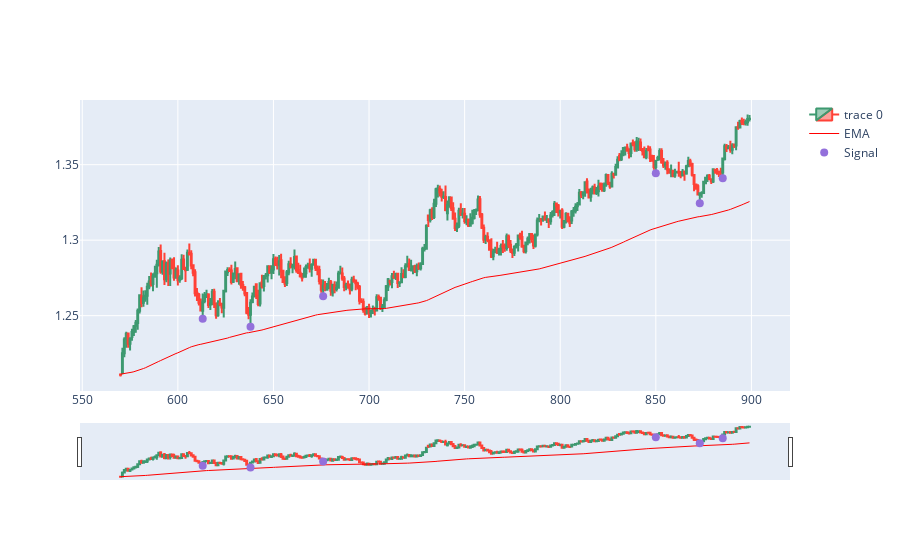

The notebook cell saved with this chart:
### Code cell
import plotly.graph_objects as go
from plotly.subplots import make_subplots
from datetime import datetime

dfpl = df[570:900]

fig = go.Figure(data=[go.Candlestick(x=dfpl.index,
                open=dfpl['Open'],
                high=dfpl['High'],
                low=dfpl['Low'],
                close=dfpl['Close']),
                go.Scatter(x=dfpl.index, y=dfpl.EMA, line=dict(color='red', width=1), name="EMA")])

fig.add_scatter(x=dfpl.index, y=dfpl['pointpos'], mode="markers",
                marker=dict(size=8, color="MediumPurple"),
                name="Signal")
fig.show()

### Figure 1 — Plotly figure (JSON) as saved in the notebook; plotly's stock layout.template omitted (floating-point values rounded to 4 significant figures; data arrays with more than 128 entries replaced by an {"elided": "..."} marker saying what was removed)
{"data": [{"close": {"elided": "330 float values"}, "high": {"elided": "330 float values"}, "low": {"elided": "330 float values"}, "open": {"elided": "330 float values"}, "type": "candlestick", "x": {"elided": "330 int values"}}, {"line": {"color": "red", "width": 1}, "name": "EMA", "type": "scatter", "x": {"elided": "330 int values"}, "y": {"elided": "330 float values"}}, {"marker": {"color": "MediumPurple", "size": 8}, "mode": "markers", "name": "Signal", "type": "scatter", "x": {"elided": "330 int values"}, "y": {"elided": "330 float values"}}], "layout": {}}
